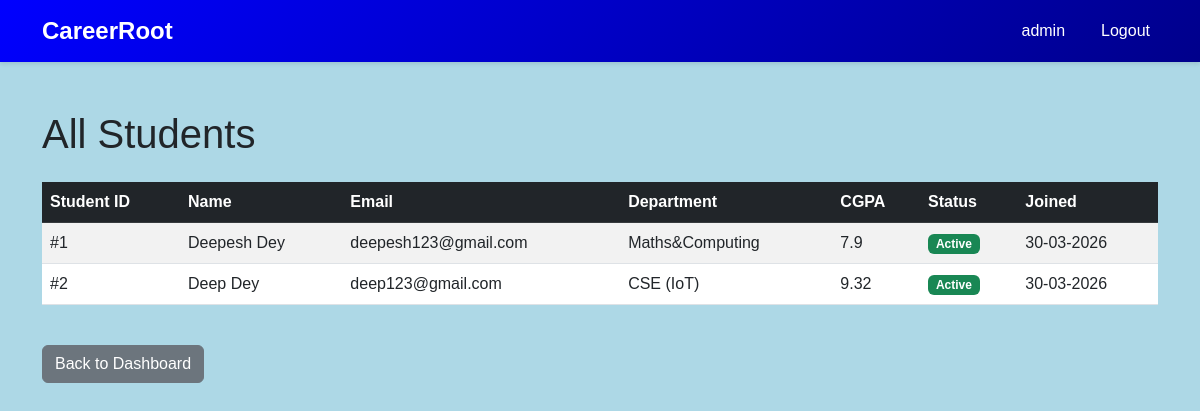
Before: /admin/students (signed in) with the older database file.
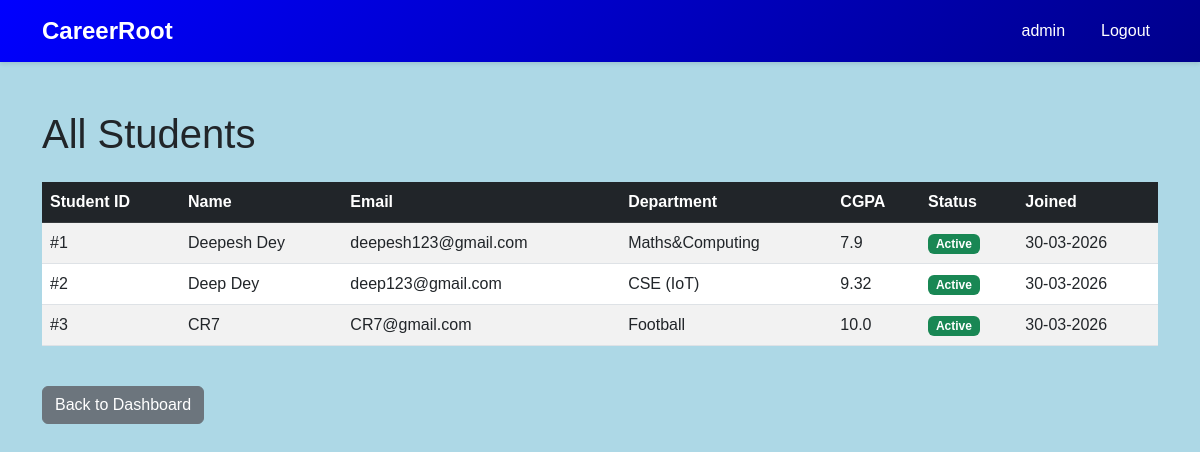
After: the same page with the newer database file.
### models.py (models this page shows, shortened)
class Student(db.Model):
    __tablename__ = 'student'
    student_id = db.Column(db.Integer, primary_key=True, autoincrement=True)
    name = db.Column(db.String(150), nullable=False)
    email = db.Column(db.String(120), unique=True, nullable=False)
    password = db.Column(db.String(255), nullable=False)
    phone = db.Column(db.String(15), nullable=True)
    department = db.Column(db.String(100), nullable=True)
    cgpa = db.Column(db.Float, nullable=True)
    resume_path = db.Column(db.String(255), nullable=True)  # Path to uploaded resume
    blacklist_status = db.Column(db.Boolean, default=False)  # True = blacklisted
    created_at = db.Column(db.DateTime, default=datetime.utcnow)
    updated_at = db.Column(db.DateTime, default=datetime.utcnow, onupdate=datetime.utcnow)
    applications = db.relationship('Application', backref='student', lazy=True, cascade='all, delete-orphan')
    placements = db.relationship('Placement', backref='student', lazy=True, cascade='all, delete-orphan')

### app.py (the view)
@app.route('/admin/students')
def admin_view_students():
    if session.get('user_type') != 'admin':
        flash('Unauthorized access', 'danger')
        return redirect(url_for('homepage'))
    all_students = Student.query.all()
    return render_template('admin_view_students.html', students=all_students)

### templates/admin_view_students.html (shortened to what this page needs)
{% extends "base.html" %}
{% block content %}
<div class="mt-5">
    <h1 class="mb-4">All Students</h1>
    {% if students %}
        <div class="table-responsive">
            <table class="table table-hover table-striped">
                <thead class="table-dark">
                    <tr>
                        <th>Student ID</th>
                        <th>Name</th>
                        <th>Email</th>
                        <th>Department</th>
                        <th>CGPA</th>
                        <th>Status</th>
                        <th>Joined</th>
                    </tr>
                </thead>
                <tbody>
                    {% for student in students %}
                        <tr>
                            <td>#{{ student.student_id }}</td>
                            <td>{{ student.name }}</td>
                            <td>{{ student.email }}</td>
                            <td>{{ student.department }}</td>
                            <td>{{ student.cgpa }}</td>
                            <td>
                                {% if student.blacklist_status %}
                                    <span class="badge bg-danger">Blacklisted</span>
                                {% else %}
                                    <span class="badge bg-success">Active</span>
                                {% endif %}
                            </td>
                            <td>{{ student.created_at.strftime('%d-%m-%Y') }}</td>
                        </tr>
                    {% endfor %}
                </tbody>
            </table>
        </div>
    {% else %}
        <div class="alert alert-info">
            <strong>No students found.</strong>
        </div>
    {% endif %}
    <div class="mt-4">
        <a href="{{ url_for('admin_dashboard') }}" class="btn btn-secondary">Back to Dashboard</a>
    </div>
</div>
{% endblock %}

Changed rows visible on the page:
added Student: student_id "3", name "CR7", email "CR7@gmail.com", department "Football", cgpa "10.0", blacklist_status "Active", created_at "30-03-2026"
